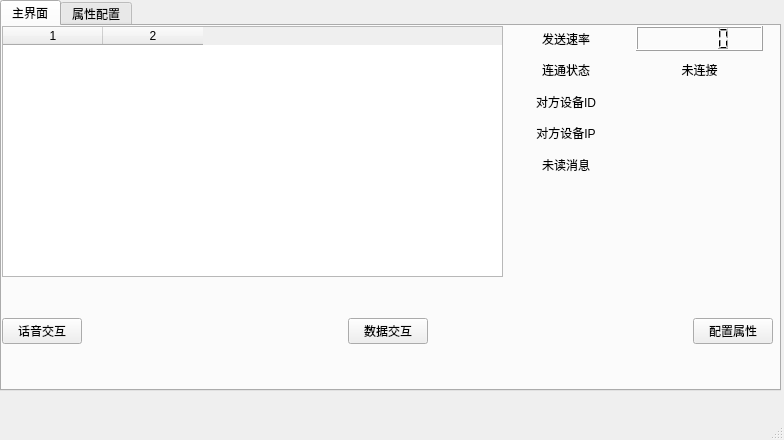
<?xml version="1.0" encoding="UTF-8"?>
<ui version="4.0">
 <class>MainWindow</class>
 <widget class="QMainWindow" name="MainWindow">
  <property name="geometry">
   <rect>
    <x>0</x>
    <y>0</y>
    <width>784</width>
    <height>440</height>
   </rect>
  </property>
  <property name="windowTitle">
   <string>MainWindow</string>
  </property>
  <widget class="QWidget" name="centralwidget">
   <widget class="QTabWidget" name="tabWidget">
    <property name="geometry">
     <rect>
      <x>0</x>
      <y>0</y>
      <width>781</width>
      <height>391</height>
     </rect>
    </property>
    <property name="currentIndex">
     <number>0</number>
    </property>
    <widget class="QWidget" name="MainWindow_tab">
     <attribute name="title">
      <string>主界面</string>
     </attribute>
     <widget class="QWidget" name="verticalLayoutWidget_4">
      <property name="geometry">
       <rect>
        <x>500</x>
        <y>0</y>
        <width>261</width>
        <height>151</height>
       </rect>
      </property>
      <layout class="QVBoxLayout" name="verticalLayout_4">
       <item>
        <layout class="QHBoxLayout" name="horizontalLayout_11">
         <item>
          <widget class="QLabel" name="__send_rate_main_label">
           <property name="text">
            <string>发送速率</string>
           </property>
           <property name="alignment">
            <set>Qt::AlignCenter</set>
           </property>
          </widget>
         </item>
         <item>
          <widget class="QLCDNumber" name="send_rate_LCD"/>
         </item>
        </layout>
       </item>
       <item>
        <layout class="QHBoxLayout" name="horizontalLayout_13">
         <item>
          <widget class="QLabel" name="__if_connected_label">
           <property name="text">
            <string>连通状态</string>
           </property>
           <property name="alignment">
            <set>Qt::AlignCenter</set>
           </property>
          </widget>
         </item>
         <item>
          <widget class="QLabel" name="if_connected_main">
           <property name="text">
            <string>未连接</string>
           </property>
           <property name="alignment">
            <set>Qt::AlignCenter</set>
           </property>
          </widget>
         </item>
        </layout>
       </item>
       <item>
        <layout class="QHBoxLayout" name="horizontalLayout_19">
         <item>
          <widget class="QLabel" name="__other_equip_ID_label">
           <property name="text">
            <string>对方设备ID</string>
           </property>
           <property name="alignment">
            <set>Qt::AlignCenter</set>
           </property>
          </widget>
         </item>
         <item>
          <widget class="QLabel" name="other_equip_id">
           <property name="text">
            <string/>
           </property>
           <property name="alignment">
            <set>Qt::AlignCenter</set>
           </property>
          </widget>
         </item>
        </layout>
       </item>
       <item>
        <layout class="QHBoxLayout" name="horizontalLayout_3">
         <item>
          <widget class="QLabel" name="__other_equip_IP_label">
           <property name="text">
            <string>对方设备IP</string>
           </property>
           <property name="alignment">
            <set>Qt::AlignCenter</set>
           </property>
          </widget>
         </item>
         <item>
          <widget class="QLabel" name="other_equip_ip">
           <property name="text">
            <string/>
           </property>
           <property name="alignment">
            <set>Qt::AlignCenter</set>
           </property>
          </widget>
         </item>
        </layout>
       </item>
       <item>
        <layout class="QHBoxLayout" name="horizontalLayout_2">
         <item>
          <widget class="QLabel" name="__not_read_label">
           <property name="text">
            <string>未读消息</string>
           </property>
           <property name="alignment">
            <set>Qt::AlignCenter</set>
           </property>
          </widget>
         </item>
         <item>
          <widget class="QLabel" name="not_read_count_label">
           <property name="text">
            <string/>
           </property>
           <property name="alignment">
            <set>Qt::AlignCenter</set>
           </property>
          </widget>
         </item>
        </layout>
       </item>
      </layout>
     </widget>
     <widget class="QWidget" name="horizontalLayoutWidget">
      <property name="geometry">
       <rect>
        <x>0</x>
        <y>250</y>
        <width>771</width>
        <height>111</height>
       </rect>
      </property>
      <layout class="QHBoxLayout" name="horizontalLayout">
       <item>
        <widget class="QPushButton" name="start_voice_button">
         <property name="text">
          <string>话音交互</string>
         </property>
        </widget>
       </item>
       <item>
        <spacer name="horizontalSpacer">
         <property name="orientation">
          <enum>Qt::Horizontal</enum>
         </property>
         <property name="sizeHint" stdset="0">
          <size>
           <width>40</width>
           <height>20</height>
          </size>
         </property>
        </spacer>
       </item>
       <item>
        <widget class="QPushButton" name="send_text_pic_button">
         <property name="text">
          <string>数据交互</string>
         </property>
        </widget>
       </item>
       <item>
        <spacer name="horizontalSpacer_2">
         <property name="orientation">
          <enum>Qt::Horizontal</enum>
         </property>
         <property name="sizeHint" stdset="0">
          <size>
           <width>40</width>
           <height>20</height>
          </size>
         </property>
        </spacer>
       </item>
       <item>
        <widget class="QPushButton" name="set_property_button">
         <property name="text">
          <string>配置属性</string>
         </property>
        </widget>
       </item>
      </layout>
     </widget>
     <widget class="QTableWidget" name="ip_id_table">
      <property name="geometry">
       <rect>
        <x>0</x>
        <y>0</y>
        <width>501</width>
        <height>251</height>
       </rect>
      </property>
      <property name="editTriggers">
       <set>QAbstractItemView::NoEditTriggers</set>
      </property>
      <property name="textElideMode">
       <enum>Qt::ElideMiddle</enum>
      </property>
      <property name="columnCount">
       <number>2</number>
      </property>
      <attribute name="horizontalHeaderCascadingSectionResizes">
       <bool>false</bool>
      </attribute>
      <attribute name="horizontalHeaderShowSortIndicator" stdset="0">
       <bool>false</bool>
      </attribute>
      <attribute name="horizontalHeaderStretchLastSection">
       <bool>false</bool>
      </attribute>
      <attribute name="verticalHeaderVisible">
       <bool>true</bool>
      </attribute>
      <column/>
      <column/>
     </widget>
    </widget>
    <widget class="QWidget" name="Property_tab">
     <attribute name="title">
      <string>属性配置</string>
     </attribute>
     <widget class="QWidget" name="verticalLayoutWidget">
      <property name="geometry">
       <rect>
        <x>10</x>
        <y>10</y>
        <width>561</width>
        <height>341</height>
       </rect>
      </property>
      <layout class="QVBoxLayout" name="verticalLayout">
       <item>
        <layout class="QHBoxLayout" name="horizontalLayout_5">
         <item>
          <widget class="QLabel" name="__send_rate_label">
           <property name="autoFillBackground">
            <bool>false</bool>
           </property>
           <property name="text">
            <string>发送速率</string>
           </property>
           <property name="alignment">
            <set>Qt::AlignCenter</set>
           </property>
          </widget>
         </item>
         <item>
          <widget class="QDoubleSpinBox" name="send_rate_spinbox">
           <property name="suffix">
            <string>Kb/s</string>
           </property>
           <property name="maximum">
            <double>375.000000000000000</double>
           </property>
           <property name="singleStep">
            <double>0.010000000000000</double>
           </property>
          </widget>
         </item>
        </layout>
       </item>
       <item>
        <layout class="QHBoxLayout" name="horizontalLayout_9">
         <item alignment="Qt::AlignHCenter">
          <widget class="QLabel" name="__interface_label">
           <property name="autoFillBackground">
            <bool>false</bool>
           </property>
           <property name="text">
            <string>网口串口</string>
           </property>
          </widget>
         </item>
         <item>
          <widget class="QComboBox" name="interface_combox">
           <item>
            <property name="text">
             <string>网口</string>
            </property>
           </item>
           <item>
            <property name="text">
             <string>串口</string>
            </property>
           </item>
          </widget>
         </item>
        </layout>
       </item>
       <item>
        <widget class="Line" name="line_3">
         <property name="orientation">
          <enum>Qt::Horizontal</enum>
         </property>
        </widget>
       </item>
       <item>
        <layout class="QHBoxLayout" name="horizontalLayout_4">
         <item alignment="Qt::AlignHCenter">
          <widget class="QLabel" name="__width_band_label">
           <property name="autoFillBackground">
            <bool>false</bool>
           </property>
           <property name="text">
            <string>频率间隔</string>
           </property>
          </widget>
         </item>
         <item>
          <widget class="QComboBox" name="width_band_combox">
           <item>
            <property name="text">
             <string>30MHz~90MHz</string>
            </property>
           </item>
           <item>
            <property name="text">
             <string>610MHz~690MHz</string>
            </property>
           </item>
           <item>
            <property name="text">
             <string>225MHz~512MHz</string>
            </property>
           </item>
           <item>
            <property name="text">
             <string>1350MHz~1850MHz</string>
            </property>
           </item>
          </widget>
         </item>
        </layout>
       </item>
       <item>
        <layout class="QHBoxLayout" name="horizontalLayout_6">
         <item alignment="Qt::AlignHCenter">
          <widget class="QLabel" name="__interval_label">
           <property name="autoFillBackground">
            <bool>false</bool>
           </property>
           <property name="text">
            <string>信道间隔</string>
           </property>
          </widget>
         </item>
         <item>
          <widget class="QComboBox" name="interval_combox">
           <item>
            <property name="text">
             <string>25kHz</string>
            </property>
           </item>
           <item>
            <property name="text">
             <string>625kHz</string>
            </property>
           </item>
          </widget>
         </item>
        </layout>
       </item>
       <item>
        <layout class="QHBoxLayout" name="horizontalLayout_8">
         <item alignment="Qt::AlignHCenter">
          <widget class="QLabel" name="__routing_parameters_label">
           <property name="autoFillBackground">
            <bool>false</bool>
           </property>
           <property name="text">
            <string>路由协议</string>
           </property>
          </widget>
         </item>
         <item>
          <widget class="QComboBox" name="routing_parameters_combox">
           <item>
            <property name="text">
             <string>OSPF协议</string>
            </property>
           </item>
           <item>
            <property name="text">
             <string>testError</string>
            </property>
           </item>
          </widget>
         </item>
        </layout>
       </item>
      </layout>
     </widget>
     <widget class="Line" name="line">
      <property name="geometry">
       <rect>
        <x>579</x>
        <y>90</y>
        <width>21</width>
        <height>171</height>
       </rect>
      </property>
      <property name="orientation">
       <enum>Qt::Vertical</enum>
      </property>
     </widget>
     <widget class="QWidget" name="verticalLayoutWidget_2">
      <property name="geometry">
       <rect>
        <x>599</x>
        <y>13</y>
        <width>161</width>
        <height>341</height>
       </rect>
      </property>
      <layout class="QVBoxLayout" name="verticalLayout_2">
       <item>
        <widget class="QDial" name="send_rate_dial">
         <property name="maximum">
          <number>375</number>
         </property>
         <property name="singleStep">
          <number>0</number>
         </property>
         <property name="value">
          <number>17</number>
         </property>
         <property name="notchesVisible">
          <bool>false</bool>
         </property>
        </widget>
       </item>
       <item>
        <spacer name="verticalSpacer">
         <property name="orientation">
          <enum>Qt::Vertical</enum>
         </property>
         <property name="sizeHint" stdset="0">
          <size>
           <width>20</width>
           <height>40</height>
          </size>
         </property>
        </spacer>
       </item>
       <item>
        <widget class="QPushButton" name="property_save_button">
         <property name="text">
          <string>保存</string>
         </property>
        </widget>
       </item>
      </layout>
     </widget>
    </widget>
   </widget>
  </widget>
  <widget class="QMenuBar" name="menubar">
   <property name="geometry">
    <rect>
     <x>0</x>
     <y>0</y>
     <width>784</width>
     <height>28</height>
    </rect>
   </property>
  </widget>
  <widget class="QStatusBar" name="statusbar"/>
  <action name="set_property">
   <property name="text">
    <string>属性...</string>
   </property>
  </action>
 </widget>
 <resources>
  <include location="../resource/DTresource.qrc"/>
 </resources>
 <connections/>
</ui>
